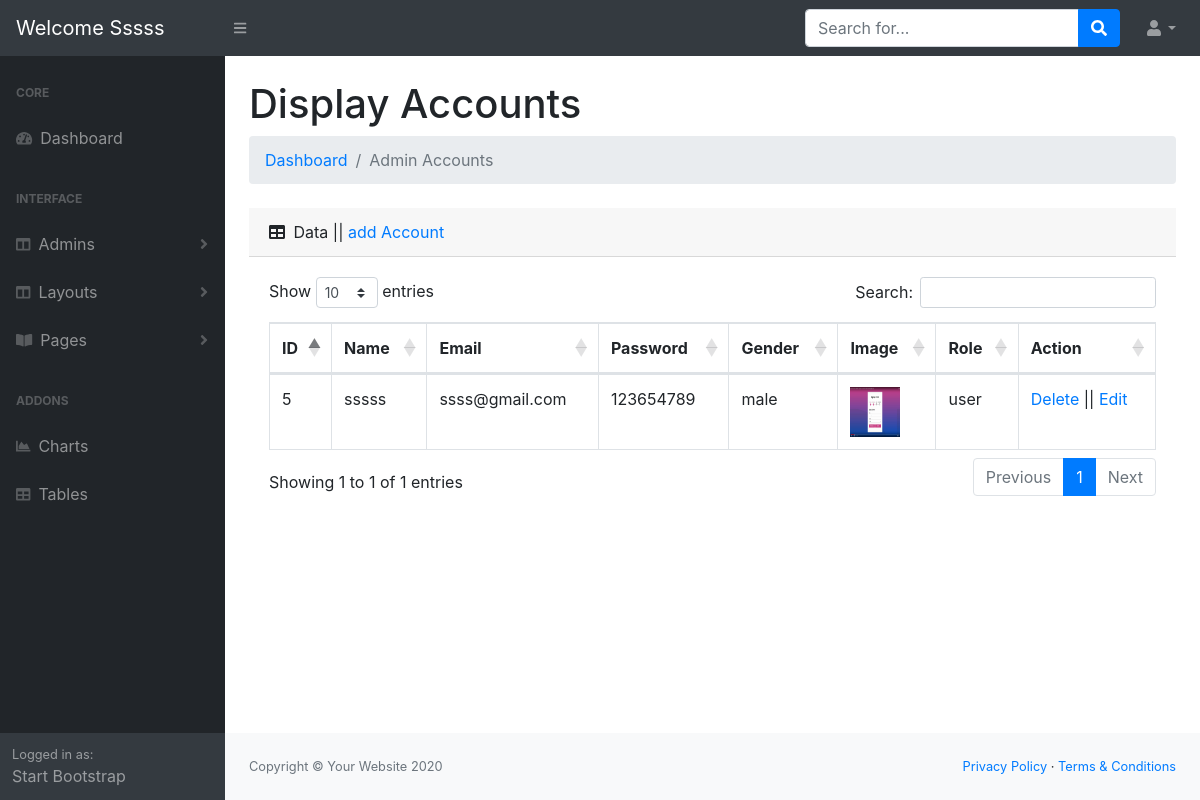
Screenshot of /dashboard/admin/adminAccount/displayAccounts.php (signed in) with the database file from the repository.
### tables this page shows
CREATE TABLE `users` (
  `id` int(11) NOT NULL,
  `name` char(50) NOT NULL,
  `email` char(50) NOT NULL,
  `password` int(100) NOT NULL,
  `gender` enum('male','female') NOT NULL,
  `image` char(255) NOT NULL,
  `id_role` int(11) NOT NULL
);

CREATE TABLE `roles` (
  `id` int(11) NOT NULL,
  `role` char(50) NOT NULL
);

### dashboard/includes/helperFunction.php (called while the page is built, shortened)
<?php
function url($url){
   return "http://".$_SERVER['HTTP_HOST']."/portfolio/dashboard/".$url;
  }
?>

### dashboard/admin/adminAccount/displayAccounts.php (the view)
<?php
    require '../../includes/connection.php';
    include '../../includes/helperFunction.php';
    if($_SESSION['userData']['id_role'] == 5){
        $sql = "select users.* , roles.role from users join roles on users.id_role = roles.id ";
    }else{
        $sql = "select users.* , roles.role from users join roles on users.id_role = roles.id where roles.id =  ".$_SESSION['userData']['id_role'];
    }
    $op =  mysqli_query($con,$sql);
?>
<?php
    include '../../includes/layout/head.php';
?>
    <body class="sb-nav-fixed">
        <?php include '../../includes/layout/nav.php'; ?>
        <div id="layoutSidenav">
        <?php include '../../includes/layout/sideNav.php'; ?>
            <div id="layoutSidenav_content">
                <main>
                    <div class="container-fluid">
                        <h1 class="mt-4">Display Accounts</h1>
                        <ol class="breadcrumb mb-4">
                            <li class="breadcrumb-item"><a href="../../index.php">Dashboard</a></li>
                            <li class="breadcrumb-item active">Admin Accounts</li>
                        </ol>
                        <div class="card-header">
                            <i class="fas fa-table mr-1"></i>
                            Data || <a href="<?php   echo url('admin/adminAccount/addAccount.php');  ?> ">add Account</a>
                        </div>
                        <div class="card-body">
                            <div class="table-responsive">
                                <table class="table table-bordered" id="dataTable" width="100%" cellspacing="0">
                                    <thead>
                                        <tr>
                                            <th>ID</th>
                                            <th>Name</th>
                                            <th>Email</th>
                                            <th>Password</th>
                                            <th>Gender</th>
                                            <th>Image</th>
                                            <th>Role</th>
                                            <th>Action</th>
                                        </tr>
                                    </thead>
                                    <tbody>
                                        <?php
                                            while($data = mysqli_fetch_assoc($op)){
                                                ?>
                                                <tr>
                                                    <td><?php echo $data['id'];?></td>
                                                    <td><?php echo $data['name'];?></td>
                                                    <td><?php echo $data['email'];?></td>
                                                    <td><?php echo $data['password'];?></td>
                                                    <td><?php echo $data['gender'];?></td>
                                                    <td>
                                                        <img src="../../uplouds/<?php echo $data['image'];?>" width="50"  height="50" >
                                                    </td>
                                                    <td><?php echo $data['role'];?></td>
                                                    <td>
                                                        <a href ="deleteAccount.php?id=<?php echo $data['id']; ?>">Delete</a> ||
                                                        <a href ="editAccount.php?id=<?php echo $data['id']; ?>">Edit</a></td>
                                                </tr>
                                            <?php }?>
                                    </tbody>
                                </table>
                            </div>
                        </div>
                    </div>
                </main>
                <?php include '../../includes/layout/footer.php'; ?>

### rows the page displays
users: id "5", name "sssss", email "ssss@gmail.com", password "123654789", gender "male", image (picture), id_role.role "user"

### other values shown
$_SESSION['userData']['name'] "Sssss"
